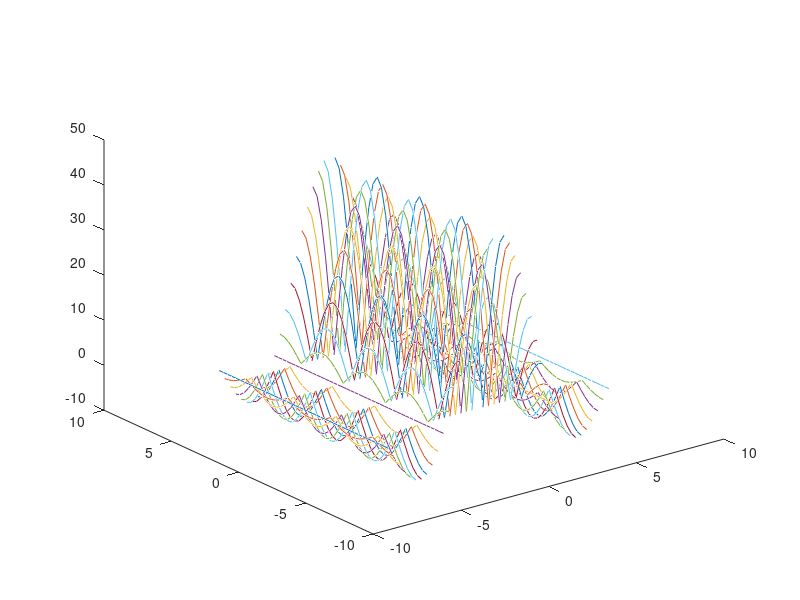
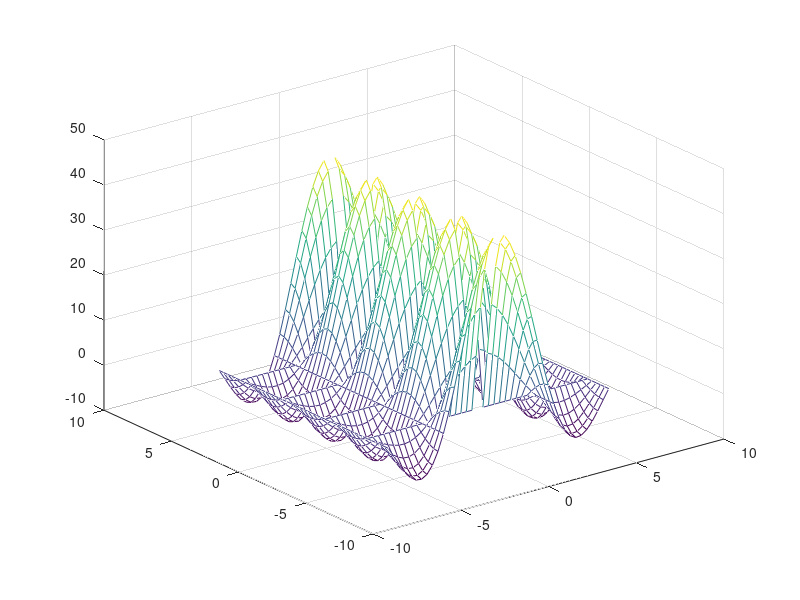
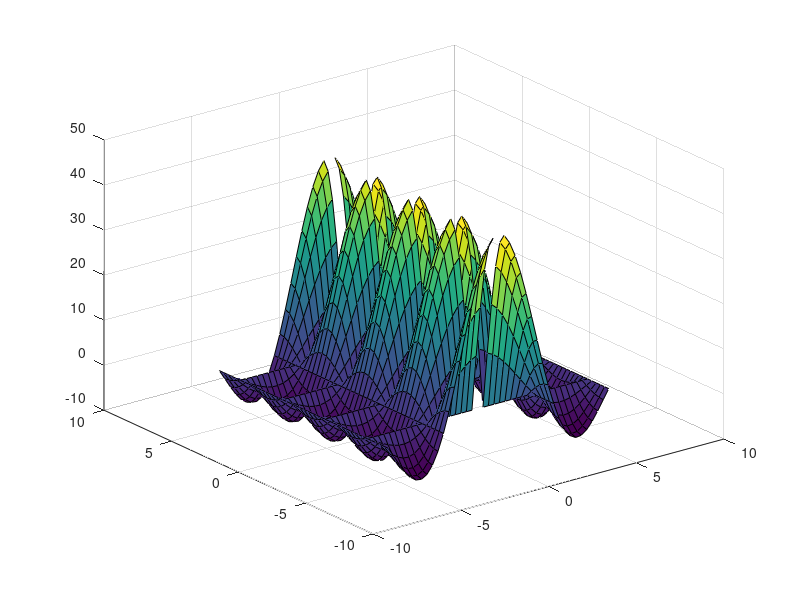
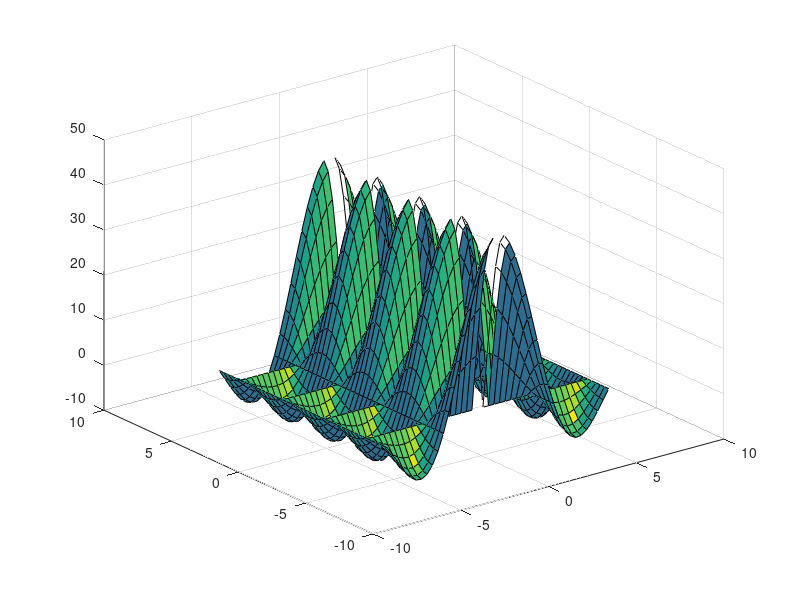

The MATLAB script that drew these images, in order:
%% Lab7 var 9
% Petrukovich Volha
%% Task 1
clc;
clear;
%-----Input
[x, y] = meshgrid(-2*pi:0.1*pi:2*pi);
z = abs(cos(y))*(sin(x)./x);

figure('Name', 'plot3')
plot3(x,y,z);

figure('Name', 'mesh')
mesh(x,y,z);

figure('Name', 'surf')
surf(x,y,z);

figure('Name', 'surfl')
surfl(x,y,z);

figure('Name', 'waterfall')
waterfall(x,y,z);

figure('Name', 'contour')
contour(x,y,z);

figure('Name', 'contour3')
contour3(x,y,z);
%-----Output
fprintf('TASK1\n')
fprintf('     Input Data\n')
fprintf('---------------\n')
fprintf('x = %5.2f\t', x)
fprintf('\n')
fprintf('y = %5.2f\t', y)
fprintf('\n')

fprintf('       Answer:\n')
disp(z);
%-----------